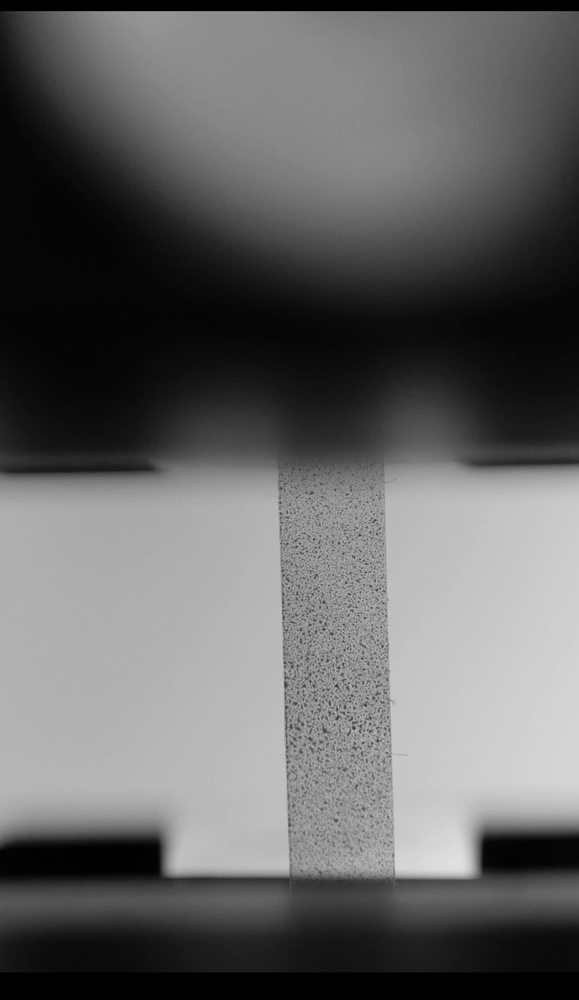
#> input picture Examples_Sample_data/Sample_B_4GUI/IMAGE-100002.tif, 579 x 1000 px, shrunk from 1301 x 2246 before the run
$ python IMGcrop_hybrid_superClean.py
#> lines starting #> are read from the running program, lines starting #| are printed output that depends on the picture; after the words box and inside, x2 and y2 are one past the last pixel; in counts of white or black regions, pixels touching at a corner belong together
#> the answer given: Examples_Sample_data/Sample_B_4GUI
#!/usr/bin/env python3
# -*- coding: utf-8 -*-
"""
Created on Sat Nov 29 09:21:14 2025

@author: yujiayi
"""
#!/usr/bin/env python3
# -*- coding: utf-8 -*-
"""
Revised on Mon Dec 01 2025

@author: yujiayi (Revised)
"""
import cv2
import os
import sys

# Supported extensions
VALID_EXTENSIONS = ('.jpg', '.jpeg', '.png', '.bmp', '.tif', '.tiff', '.gif')

def get_hybrid_roi(image_paths):
    """
    Calculates a Hybrid Crop Box:
    - TOP, LEFT, RIGHT: Uses INTERSECTION (Overlap) to aggressively clean black edges.
    - BOTTOM: Uses UNION (Max Extent) to preserve the curve apex.
    """
    # 1. Initialize for INTERSECTION (Aggressive Cleaning)
    # Start Low/Left at 0 and push them IN (increase)
    hybrid_min_x = 0  # Left
    hybrid_min_y = 0  # Top

    # Start Right at Infinity and push it IN (decrease)
    hybrid_max_x = float('inf') # Right

    # 2. Initialize for UNION (Apex Preservation)
    # Start Bottom at 0 and push it OUT (increase to find max depth)
    hybrid_max_y = 0  # Bottom

    found_any_contour = False
    total = len(image_paths)

    for i, path in enumerate(image_paths):
        print(f"\r  [Phase 1: Analysis] Scanning {i+1}/{total}...", end="")

        img = cv2.imread(path)
#> img is the input picture: shape (1000, 579, 3); min 0, max 225, mean 100
        if img is None: continue

        # Standard Pre-processing
        gray = cv2.cvtColor(img, cv2.COLOR_BGR2GRAY)
        blurred = cv2.GaussianBlur(gray, (5, 5), 0)
        _, thresh = cv2.threshold(blurred, 0, 255, cv2.THRESH_BINARY + cv2.THRESH_OTSU)
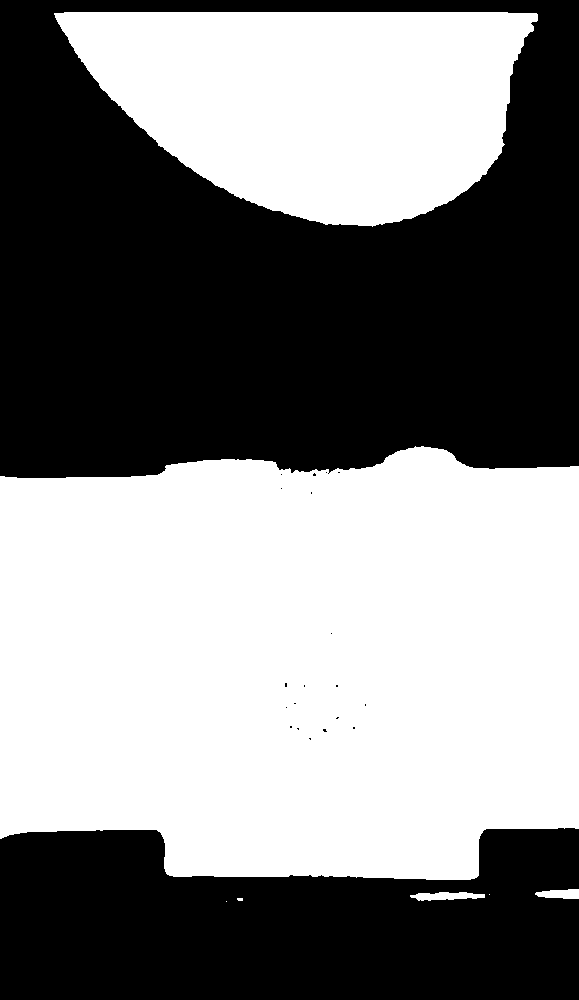
#> thresh: shape (1000, 579); 51.9% white; 21 black regions (19 under 20 px)

        contours, _ = cv2.findContours(thresh, cv2.RETR_EXTERNAL, cv2.CHAIN_APPROX_SIMPLE)
#> contours = 7 contours, 3 with area under 20; largest, box (x1, y1, x2, y2) and area: (0, 446, 579, 880) 224338, (54, 12, 538, 227) 74044, (410, 892, 485, 901) 383, (535, 889, 579, 899) 292

        if contours:
            found_any_contour = True
            largest_contour = max(contours, key=cv2.contourArea)
#> largest_contour = contour of 285 points, box (x1, y1, x2, y2) (0, 446, 579, 880), area 224338
            x, y, w, h = cv2.boundingRect(largest_contour)
#> x = 0; y = 446; w = 579; h = 434

            current_min_x = x
#> current_min_x = 0
            current_min_y = y
#> current_min_y = 446
            current_max_x = x + w
#> current_max_x = 579
            current_max_y = y + h
#> current_max_y = 880

            # --- HYBRID LOGIC ---

            # LEFT (Intersection): Shrink inwards (Max of Mins)
            if current_min_x > hybrid_min_x: hybrid_min_x = current_min_x

            # TOP (Intersection): Shrink downwards (Max of Mins)
            if current_min_y > hybrid_min_y: hybrid_min_y = current_min_y
#> hybrid_min_y = 446

            # RIGHT (Intersection): Shrink inwards (Min of Maxs)
            if current_max_x < hybrid_max_x: hybrid_max_x = current_max_x
#> hybrid_max_x = 579

            # BOTTOM (Union): Expand downwards (Max of Maxs) -> PRESERVES APEX
            if current_max_y > hybrid_max_y: hybrid_max_y = current_max_y
#> hybrid_max_y = 880
#> pass 2 of the loop in get_hybrid_roi, `for i, path in enumerate(image_paths):`:
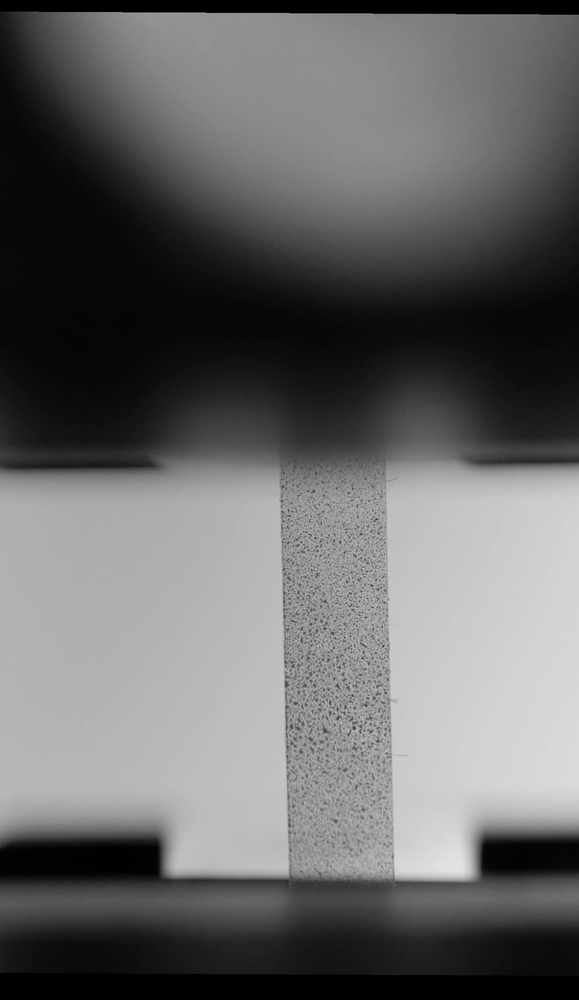
#> input picture Examples_Sample_data/Sample_B_4GUI/IMAGE-100033.tif, 579 x 1000 px, shrunk from 1301 x 2246 before the run
#> in get_hybrid_roi, img is the input picture: shape (1000, 579, 3); min 0, max 226, mean 103.1
#> in get_hybrid_roi, `_, thresh = cv2.threshold(blurred, 0, 255, cv2.THRESH_BINARY + cv2.THR..`:
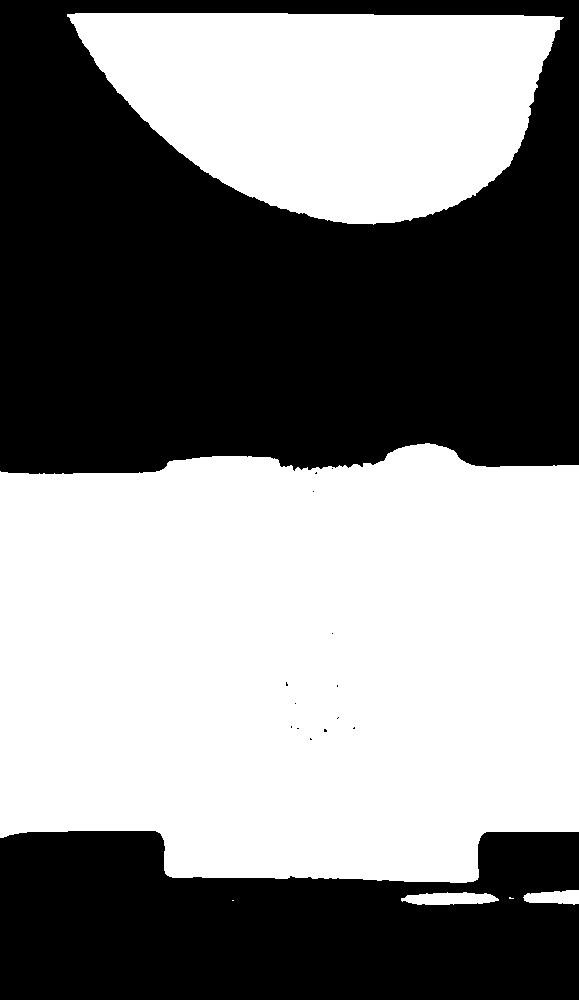
#> thresh: shape (1000, 579); 52.7% white; 15 black regions (13 under 20 px)
#> contours = 6 contours, 2 with area under 20; largest, box (x1, y1, x2, y2) and area: (0, 443, 579, 883) 227086, (67, 13, 564, 225) 74784, (401, 892, 499, 905) 856, (523, 890, 579, 905) 570
#> largest_contour = contour of 300 points, box (x1, y1, x2, y2) (0, 443, 579, 883), area 227086
#> y = 443; h = 440
#> current_min_y = 443
#> current_max_y = 883

    print(" Done.")

    if not found_any_contour:
        return None

    # SAFETY CHECK:
    if hybrid_min_x >= hybrid_max_x:
        print(f"\n  [ERROR] The sample moved left/right so much that there is no valid overlap width!")
        return None

    if hybrid_min_y >= hybrid_max_y:
        print(f"\n  [ERROR] Invalid height detected.")
        return None

    return (hybrid_min_x, hybrid_min_y, hybrid_max_x, hybrid_max_y)

def process_subfolder(src_folder, dst_folder):
    images = [f for f in sorted(os.listdir(src_folder)) if f.lower().endswith(VALID_EXTENSIONS)]

    if not images:
        print(f"  [Skipping] No images found in {os.path.basename(src_folder)}")
        return

    full_paths = [os.path.join(src_folder, f) for f in images]

    # --- Phase 1: Calculate Hybrid Box ---
    roi = get_hybrid_roi(full_paths)
#> roi = (0, 446, 579, 883)

    if not roi:
        print(f"  [Skipping] Could not determine a valid crop area for {os.path.basename(src_folder)}")
        return

    min_x, min_y, max_x, max_y = roi
#> min_x = 0; min_y = 446; max_x = 579; max_y = 883

    width = max_x - min_x
#> width = 579
    height = max_y - min_y
#> height = 437
    print(f"  [ROI Detected] x=[{min_x}:{max_x}], y=[{min_y}:{max_y}] (Size: {width}x{height})")
#|   [ROI Detected] x=[0:579], y=[446:883] (Size: 579x437)
    print(f"  * Top/Sides cleaned aggressively. Bottom expanded for apex.")

    # --- Phase 2: Crop and Save ---
    if not os.path.exists(dst_folder):
        os.makedirs(dst_folder)

    for i, filename in enumerate(images):
        print(f"\r  [Phase 2: Cropping] Saving {i+1}/{len(images)}...", end="")

        src_path = os.path.join(src_folder, filename)
        dst_path = os.path.join(dst_folder, filename)

        img = cv2.imread(src_path)
        if img is None: continue

        # Crop
        cropped_img = img[min_y:max_y, min_x:max_x]
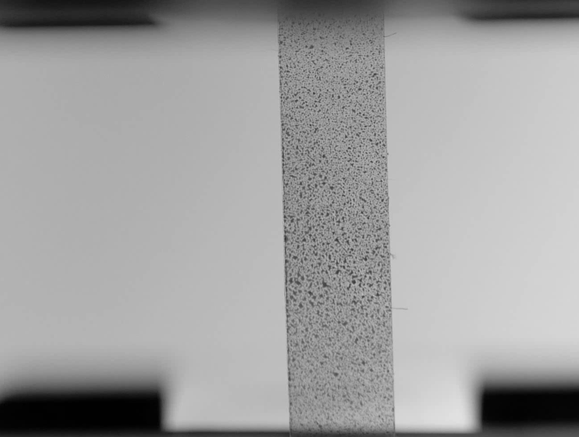
#> cropped_img: shape (437, 579, 3); min 0, max 225, mean 159.5

        # Save
        cv2.imwrite(dst_path, cropped_img)
#> pass 2 of the loop in process_subfolder, `for i, filename in enumerate(images):`:
#> in process_subfolder, `cropped_img = img[min_y:max_y, min_x:max_x]`:
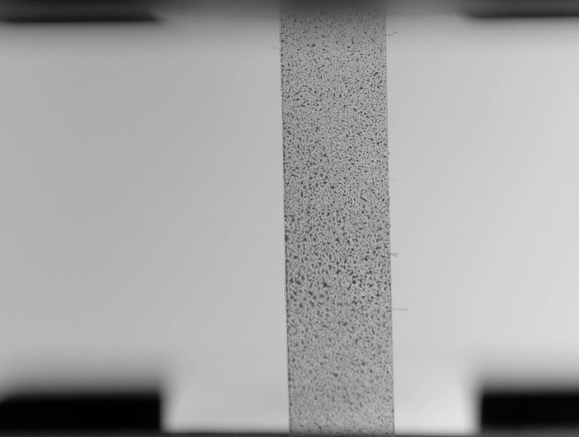
#> cropped_img: shape (437, 579, 3); min 1, max 226, mean 164.2

    print(" Done.\n")

def main_batch_processor():
    print("--- Smart Batch Crop: HYBRID LOGIC ---")
    print("1. Top/Left/Right: Intersection (Aggressive clean)")
    print("2. Bottom: Union (Conservative, keep curve apex)\n")

    # 1. Get Input
    root_input = input("Enter path to the folder: ").strip()
    root_input = root_input.strip('"').strip("'")

    if not os.path.isdir(root_input):
        print("Error: Directory not found.")
        return

    # 2. Inspect Content
    all_items = sorted(os.listdir(root_input))
    subfolders = [i for i in all_items if os.path.isdir(os.path.join(root_input, i))]
    images = [i for i in all_items if i.lower().endswith(VALID_EXTENSIONS)]

    # 3. Determine Output Path
    folder_name = os.path.basename(root_input.rstrip(os.sep))
    parent_dir = os.path.dirname(root_input.rstrip(os.sep))
    root_output = os.path.join(parent_dir, f"{folder_name}_SuperCleaned")

    # 4. Processing Logic
    if len(subfolders) > 0:
        # --- MODE A: Process Root containing Subfolders ---
        print(f"\n[Mode: Recursive] Found {len(subfolders)} subfolders.")
        print(f"Output container: {root_output}\n")

        if not os.path.exists(root_output):
            os.makedirs(root_output)

        for sub in subfolders:
            src_sub = os.path.join(root_input, sub)
            dst_sub = os.path.join(root_output, f"{sub}_cleaned")

            print(f"Processing Folder: {sub}...")
            process_subfolder(src_sub, dst_sub)

    elif len(images) > 0:
        # --- MODE B: Process Single Folder ---
        print(f"\n[Mode: Single Folder] Found {len(images)} images (no subfolders).")
        print(f"Output folder: {root_output}\n")

        process_subfolder(root_input, root_output)

    else:
        print("\n[Error] The folder seems empty or contains no supported images/subfolders.")
        return

    print("All processing complete.")
    print(f"Output located at: {root_output}")

if __name__ == "__main__":
    main_batch_processor()
